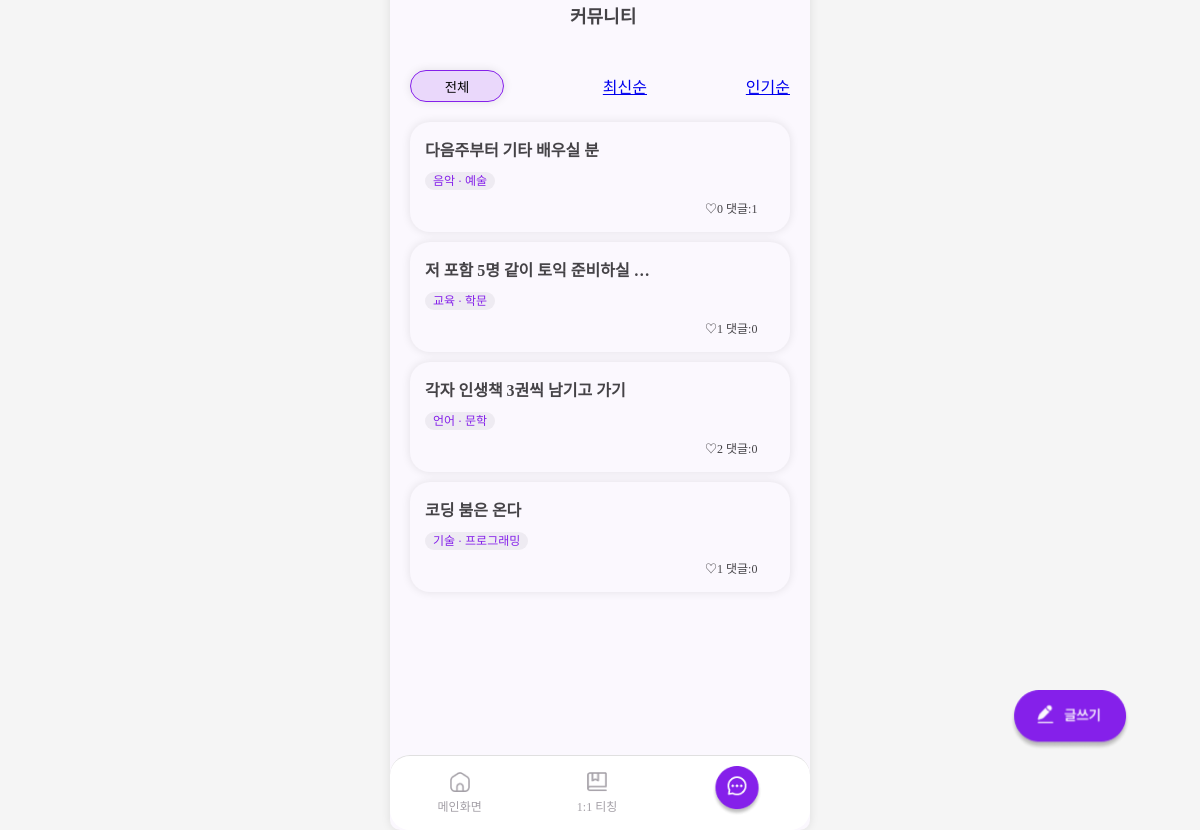
The app's page /community/0/1/ with its own data.
### community/models.py (models this page shows, shortened)
class Post(models.Model):
    title = models.CharField(verbose_name="제목", max_length=128)
    body = models.TextField(verbose_name="내용", default="")
    created_at = models.DateTimeField(verbose_name="작성일", auto_now_add=True)
    author = models.ForeignKey(User, on_delete=models.CASCADE, null=True, blank=True, related_name='my_post')
    category = models.ForeignKey(Category, on_delete=models.CASCADE, related_name='post')
    liked_users = models.ManyToManyField(User, related_name='liked_posts')

### profiles/models.py (models this page shows, shortened)
class Category(models.Model):
    name = models.CharField(max_length=50)

### community/views.py (the view)
# urls.py: path('', RedirectView.as_view(url='/community/0/1/', permanent=True)),
def community(request, category_id, sort_by):
    got_posts = Post.objects.all().order_by('-created_at')
    categories = Category.objects.all()
    if category_id != 0:
        got_posts = Post.objects.filter(category_id=category_id).order_by('-created_at')
    posts = []
    for p in got_posts:
        comment_count = Comment.objects.filter(linked_post=p).count()
        like_count = p.liked_users.count()
        posts.append({'post':p, 'comment_count':comment_count, 'like_count':like_count})
    if sort_by == 2:
        posts = sorted(posts, key=lambda x: x['like_count'], reverse=True)
    context = {
        'posts':posts,
        'categories':categories,
        'category_id':category_id,
    }
    return render(request, 'community.html', context)

### community/templates/community.html (shortened to what this page needs)
{% load static %}
<!DOCTYPE html>
<html lang="ko">
<head>
    <link rel="stylesheet" href="{% static 'css/community.css' %}">
</head>
<body>
    <div class="container">
        <header>
            <h1>커뮤니티</h1>
        </header>
        <div class="category-section">
            <button type="button" class="category-button">
                {% if category_id == 0 %} 전체
                {% else %}
                    {% for category in categories %}
                        {% if category.id == category_id %}
                            {{ category.name|truncatechars:5 }}
                        {% endif %}
                    {% endfor %}
                {% endif %}
            </button>
            <a href="{% url 'community:community' category_id 1 %}">최신순</a>
            <a href="{% url 'community:community' category_id 2 %}">인기순</a>
        </div>
        <div class="posts">
            {% for post_block in posts %}
            <a href="{% url 'community:post_detail' post_block.post.id %}" class="post">
                <p>{{ post_block.post.title|truncatechars:20 }}</p>
                <div class="tags">
                    <span class="tag">{{ post_block.post.category.name }}</span>
                </div>
                <div class="post-stats">
                    <span>♡{{ post_block.like_count }} 댓글:{{ post_block.comment_count }}</span>
                </div>
            </a>
            {% endfor %}
        </div>
        <nav class="bottom-nav">
            <a href="{% url 'main:main' %}" class="nav-item">
                <img src="{% static 'images/community/home.png' %}" alt="Community Icon">
                <span>메인화면</span>
            </a>
            <a href="{% url 'chat:room'%}" class="nav-item">
                <img src="{% static 'images/community/teaching.png' %}" alt="Community Icon">
                <span>1:1 티칭</span>
            </a>
            <a href="{% url 'community:community' 0 1 %}" class="nav-item1">
                <img src="{% static 'images/community/chat_active.png' %}" alt="Community Icon">
            </a>
        </nav>
    </div>
</body>
</html>

### static/css/community.css (style rules this page uses)
html { background-color: whitesmoke; }
body { display: flex; justify-content: center; align-items: center; height: 100vh; margin: 0 auto; font-family: 'pretendard'; background-color: #FBF8FE; max-width: 420px; flex-direction: column; }
.container { flex-wrap: wrap; width: 100%; max-width: 420px; height: 100vh; background-color: #FBF8FE; border-radius: 10px; box-shadow: 0 0 10px rgba(0, 0, 0, 0.1); overflow: hidden; position: relative; min-height: 100vh; padding-bottom: 60px; }
.header, .category-section, .posts { flex-shrink: 0; }
header { display: flex; justify-content: space-between; align-items: center; padding: 20px; background-color: #FBF8FE; }
header h1 { margin-left: 160px; font-size: 18px; color: #454347; text-align: center; }
.category-section { display: flex; justify-content: space-between; align-items: center; padding: 10px 20px; text-align: center; background-color: #FBF8FE; cursor: pointer; }
.category-button { box-shadow: 0 0 10px rgba(0, 0, 0, 0.1); border-radius: 25px; border: solid 1px #8520EA; width: 94px; height: 32px; display: flex; justify-content: center; background-color: #8520ea25; align-items: center; cursor: pointer; }
.posts { flex-grow: 1; overflow-y: auto; height: calc(100vh - 200px); padding: 10px 20px; }
.post { display: block; background-color: #FBF8FE; width: auto; height: auto; border-radius: 20px; padding: 15px; margin-bottom: 10px; text-decoration: none; color: #6F6B72; box-shadow: 0 0 10px rgba(0, 0, 0, 0.1); transition: 0.3s ease; }
.post p { margin: 0; font-size: 16px; color: #454347; font-weight: 600; }
.tags { margin-top: 10px; }
.tag { background-color: #cdcad049; color: #8520EA; border-radius: 20px; padding: 2px 8px; font-size: 12px; }
.post-stats { display: flex; justify-content: space-between; align-items: right; margin-top: 10px; font-size: 12px; color: #454347; margin-left: 280px; }
.bottom-nav { display: flex; justify-content: space-around; align-items: center; padding: 10px 0; background-color: #fff; border-top: 1px solid #e0e0e0; border-radius: 20px; width: 100%; max-width: 420px; position: fixed; bottom: 0; }
.nav-item { display: flex; flex-direction: column; align-items: center; color: #A39FA6; text-decoration: none; font-size: 12px; text-align: center; }
.nav-item img { width: 20px; height: 20px; margin-bottom: 5px; }
.nav-item1 img { width: 50px; height: 50px; }

### records on screen
Post: post "다음주부터 기타 배우실 분", post.category.name "음악 · 예술", like_count "0", comment_count "1"
Post: post "저 포함 5명 같이 토익 준비하실 …", post.category.name "교육 · 학문", like_count "1", comment_count "0"
Post: post "각자 인생책 3권씩 남기고 가기", post.category.name "언어 · 문학", like_count "2", comment_count "0"
Post: post "코딩 붐은 온다", post.category.name "기술 · 프로그래밍", like_count "1", comment_count "0"
